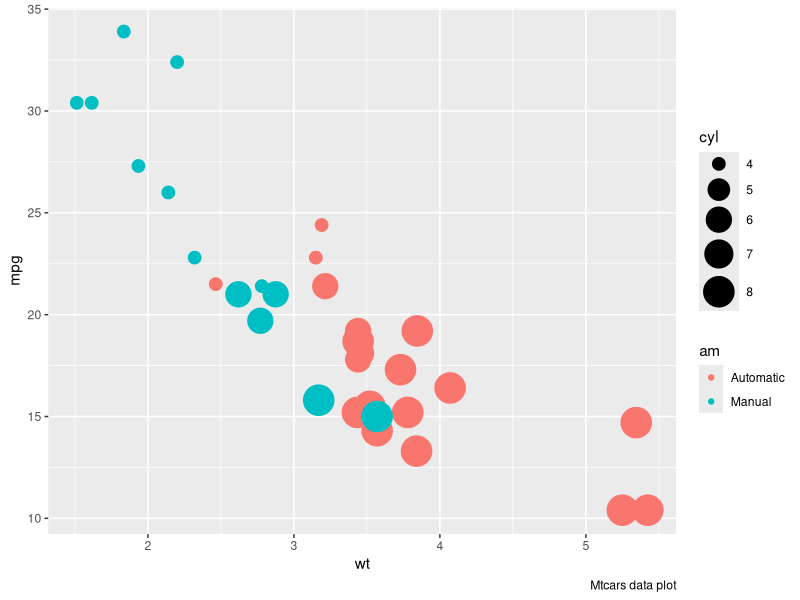

Generate this figure with R:
## ---- chunk 1
knitr::opts_chunk$set(echo = FALSE)
library(ggplot2)
## ---- chunk 2
mpgData <- mtcars
mpgData$am <- factor(mpgData$am, labels = c("Automatic", "Manual"))
## ---- chunk 3
  p <- ggplot() + geom_point(data = mpgData, aes(x= wt, y = mpg,
       color = am, size = cyl)) + scale_size(range = c(4,10)) +
       labs(caption="Mtcars data plot")
    p
